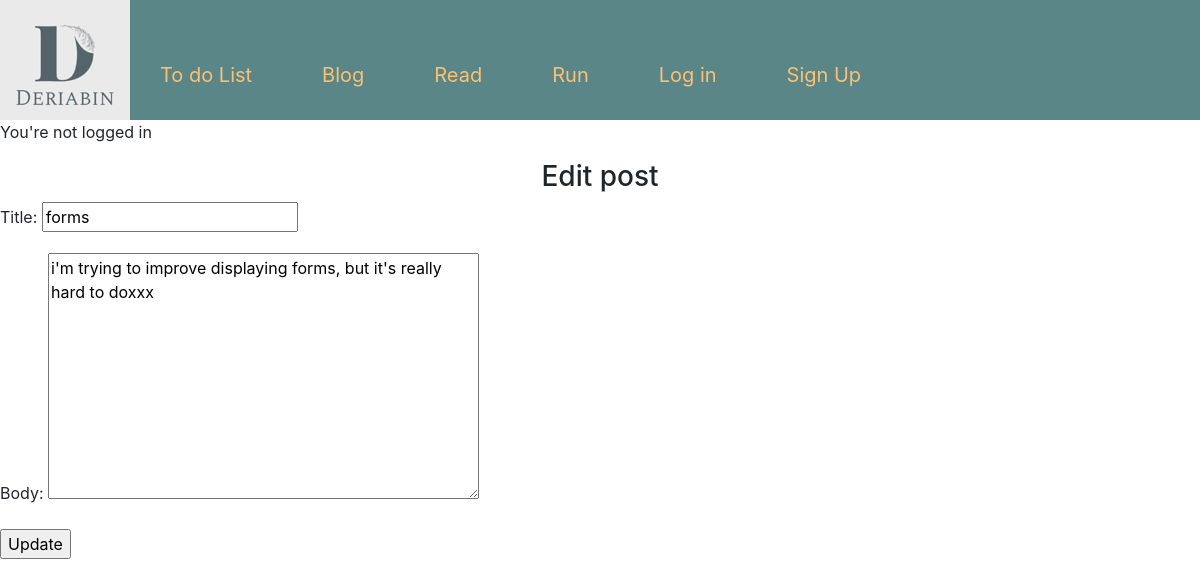
/post/2/edit/, run on the app's committed database.
### blog/models.py (models this page shows, shortened)
class Post(models.Model):
    title = models.CharField(max_length=200)
    author = models.ForeignKey('auth.user', on_delete=models.CASCADE)
    body = models.TextField()

### blog/views.py (the view)
# urls.py: path("post/<int:pk>/edit/", views.BlogUpdateView.as_view(), name="post_edit"),
class BlogUpdateView(UpdateView):
    model = Post
    template_name = 'blog/post_edit.html'
    fields = ['title', 'body']

### templates/blog/post_edit.html (shortened to what this page needs)
{% extends "base.html" %}
{% block content %}
<h3> Edit post </h3>
<form action="" method="post">
       {{ form.as_p }}
    <input
        value="Update"
        type="submit">
</form>
{% endblock %}

### static/css/base.css (style rules this page uses)
h3 { text-align: center; }

### data on the page
Post: title "forms", body "i'm trying to improve displaying forms, but it's really hard to doxxx"
